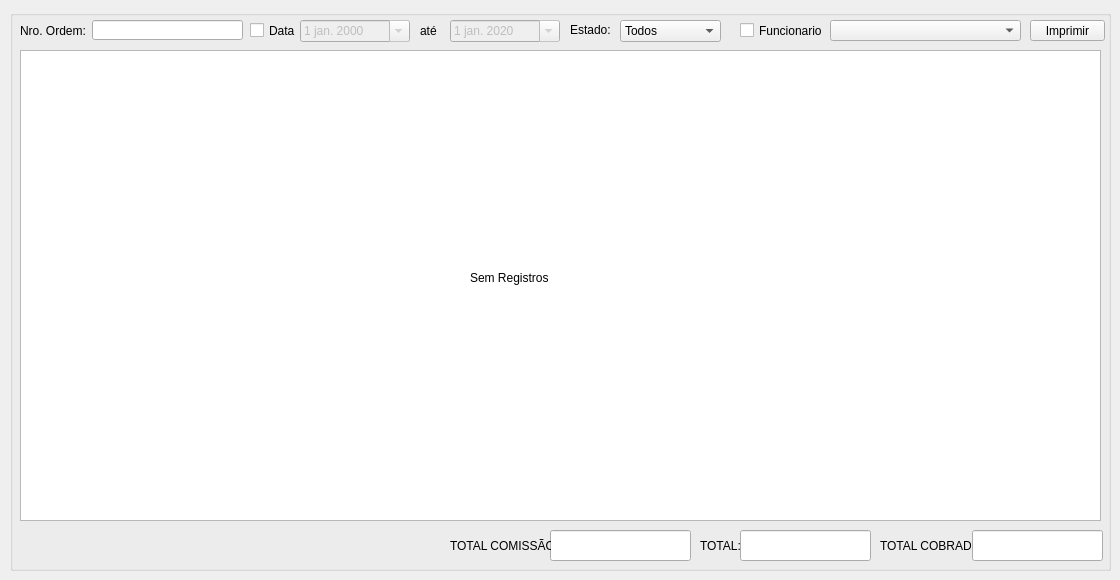
<?xml version="1.0" encoding="UTF-8"?>
<ui version="4.0">
 <class>frmlista</class>
 <widget class="QWidget" name="frmlista">
  <property name="geometry">
   <rect>
    <x>0</x>
    <y>0</y>
    <width>1120</width>
    <height>580</height>
   </rect>
  </property>
  <property name="windowTitle">
   <string>Lista de ordems de serviço</string>
  </property>
  <widget class="QGroupBox" name="groupBox">
   <property name="geometry">
    <rect>
     <x>10</x>
     <y>10</y>
     <width>1101</width>
     <height>561</height>
    </rect>
   </property>
   <property name="title">
    <string/>
   </property>
   <widget class="QTableWidget" name="tabla">
    <property name="geometry">
     <rect>
      <x>10</x>
      <y>40</y>
      <width>1081</width>
      <height>471</height>
     </rect>
    </property>
    <property name="locale">
     <locale language="Portuguese" country="Brazil"/>
    </property>
    <property name="editTriggers">
     <set>QAbstractItemView::NoEditTriggers</set>
    </property>
    <property name="selectionBehavior">
     <enum>QAbstractItemView::SelectRows</enum>
    </property>
    <attribute name="verticalHeaderVisible">
     <bool>false</bool>
    </attribute>
    <attribute name="verticalHeaderHighlightSections">
     <bool>true</bool>
    </attribute>
   </widget>
   <widget class="QComboBox" name="cboestado">
    <property name="geometry">
     <rect>
      <x>610</x>
      <y>10</y>
      <width>101</width>
      <height>22</height>
     </rect>
    </property>
    <property name="locale">
     <locale language="Portuguese" country="Brazil"/>
    </property>
    <item>
     <property name="text">
      <string>Todos</string>
     </property>
    </item>
    <item>
     <property name="text">
      <string>Aberto</string>
     </property>
    </item>
    <item>
     <property name="text">
      <string>Em processo</string>
     </property>
    </item>
    <item>
     <property name="text">
      <string>Concluido</string>
     </property>
    </item>
   </widget>
   <widget class="QDateEdit" name="datemin">
    <property name="enabled">
     <bool>false</bool>
    </property>
    <property name="geometry">
     <rect>
      <x>290</x>
      <y>10</y>
      <width>110</width>
      <height>22</height>
     </rect>
    </property>
    <property name="locale">
     <locale language="Portuguese" country="Brazil"/>
    </property>
    <property name="calendarPopup">
     <bool>true</bool>
    </property>
   </widget>
   <widget class="QDateEdit" name="datemax">
    <property name="enabled">
     <bool>false</bool>
    </property>
    <property name="geometry">
     <rect>
      <x>440</x>
      <y>10</y>
      <width>110</width>
      <height>22</height>
     </rect>
    </property>
    <property name="locale">
     <locale language="Portuguese" country="Brazil"/>
    </property>
    <property name="calendarPopup">
     <bool>true</bool>
    </property>
    <property name="date">
     <date>
      <year>2020</year>
      <month>1</month>
      <day>1</day>
     </date>
    </property>
   </widget>
   <widget class="QCheckBox" name="checkdata">
    <property name="geometry">
     <rect>
      <x>240</x>
      <y>10</y>
      <width>51</width>
      <height>21</height>
     </rect>
    </property>
    <property name="text">
     <string>Data</string>
    </property>
   </widget>
   <widget class="QLabel" name="label">
    <property name="geometry">
     <rect>
      <x>560</x>
      <y>10</y>
      <width>46</width>
      <height>20</height>
     </rect>
    </property>
    <property name="text">
     <string>Estado:</string>
    </property>
   </widget>
   <widget class="QLabel" name="lblsinreg">
    <property name="geometry">
     <rect>
      <x>460</x>
      <y>260</y>
      <width>81</width>
      <height>16</height>
     </rect>
    </property>
    <property name="text">
     <string>Sem Registros</string>
    </property>
   </widget>
   <widget class="QLineEdit" name="txtbuscar">
    <property name="geometry">
     <rect>
      <x>82</x>
      <y>10</y>
      <width>151</width>
      <height>20</height>
     </rect>
    </property>
    <property name="locale">
     <locale language="Portuguese" country="Brazil"/>
    </property>
   </widget>
   <widget class="QLabel" name="label_2">
    <property name="geometry">
     <rect>
      <x>10</x>
      <y>10</y>
      <width>71</width>
      <height>21</height>
     </rect>
    </property>
    <property name="text">
     <string>Nro. Ordem:</string>
    </property>
   </widget>
   <widget class="QLabel" name="label_3">
    <property name="geometry">
     <rect>
      <x>410</x>
      <y>10</y>
      <width>21</width>
      <height>21</height>
     </rect>
    </property>
    <property name="text">
     <string>até</string>
    </property>
   </widget>
   <widget class="QPushButton" name="btnimprimir">
    <property name="geometry">
     <rect>
      <x>1020</x>
      <y>10</y>
      <width>75</width>
      <height>21</height>
     </rect>
    </property>
    <property name="text">
     <string>Imprimir</string>
    </property>
   </widget>
   <widget class="QComboBox" name="cbofuncio">
    <property name="geometry">
     <rect>
      <x>820</x>
      <y>10</y>
      <width>191</width>
      <height>21</height>
     </rect>
    </property>
    <property name="locale">
     <locale language="Portuguese" country="Brazil"/>
    </property>
   </widget>
   <widget class="QLabel" name="lblindice">
    <property name="geometry">
     <rect>
      <x>260</x>
      <y>60</y>
      <width>46</width>
      <height>13</height>
     </rect>
    </property>
    <property name="text">
     <string>TextLabel</string>
    </property>
   </widget>
   <widget class="QCheckBox" name="checkfuncio">
    <property name="geometry">
     <rect>
      <x>730</x>
      <y>10</y>
      <width>91</width>
      <height>21</height>
     </rect>
    </property>
    <property name="text">
     <string>Funcionario</string>
    </property>
   </widget>
   <widget class="QLineEdit" name="totalcobrado">
    <property name="geometry">
     <rect>
      <x>962</x>
      <y>520</y>
      <width>131</width>
      <height>31</height>
     </rect>
    </property>
    <property name="readOnly">
     <bool>true</bool>
    </property>
   </widget>
   <widget class="QLabel" name="label_4">
    <property name="geometry">
     <rect>
      <x>870</x>
      <y>520</y>
      <width>91</width>
      <height>31</height>
     </rect>
    </property>
    <property name="text">
     <string>TOTAL COBRADO:</string>
    </property>
   </widget>
   <widget class="QLineEdit" name="total">
    <property name="geometry">
     <rect>
      <x>730</x>
      <y>520</y>
      <width>131</width>
      <height>31</height>
     </rect>
    </property>
    <property name="text">
     <string/>
    </property>
    <property name="readOnly">
     <bool>true</bool>
    </property>
   </widget>
   <widget class="QLabel" name="label_5">
    <property name="geometry">
     <rect>
      <x>690</x>
      <y>520</y>
      <width>41</width>
      <height>31</height>
     </rect>
    </property>
    <property name="text">
     <string>TOTAL:</string>
    </property>
   </widget>
   <widget class="QLineEdit" name="totalcomissao">
    <property name="geometry">
     <rect>
      <x>540</x>
      <y>520</y>
      <width>141</width>
      <height>31</height>
     </rect>
    </property>
    <property name="readOnly">
     <bool>true</bool>
    </property>
   </widget>
   <widget class="QLabel" name="label_6">
    <property name="geometry">
     <rect>
      <x>440</x>
      <y>520</y>
      <width>101</width>
      <height>31</height>
     </rect>
    </property>
    <property name="text">
     <string>TOTAL COMISSÃO:</string>
    </property>
   </widget>
   <zorder>lblindice</zorder>
   <zorder>tabla</zorder>
   <zorder>cboestado</zorder>
   <zorder>datemin</zorder>
   <zorder>datemax</zorder>
   <zorder>checkdata</zorder>
   <zorder>label</zorder>
   <zorder>lblsinreg</zorder>
   <zorder>txtbuscar</zorder>
   <zorder>label_2</zorder>
   <zorder>label_3</zorder>
   <zorder>btnimprimir</zorder>
   <zorder>cbofuncio</zorder>
   <zorder>checkfuncio</zorder>
   <zorder>totalcobrado</zorder>
   <zorder>label_4</zorder>
   <zorder>total</zorder>
   <zorder>label_5</zorder>
   <zorder>totalcomissao</zorder>
   <zorder>label_6</zorder>
  </widget>
 </widget>
 <tabstops>
  <tabstop>txtbuscar</tabstop>
  <tabstop>checkdata</tabstop>
  <tabstop>datemin</tabstop>
  <tabstop>datemax</tabstop>
  <tabstop>cboestado</tabstop>
  <tabstop>tabla</tabstop>
 </tabstops>
 <resources/>
 <connections>
  <connection>
   <sender>tabla</sender>
   <signal>cellClicked(int,int)</signal>
   <receiver>lblindice</receiver>
   <slot>setNum(int)</slot>
   <hints>
    <hint type="sourcelabel">
     <x>496</x>
     <y>164</y>
    </hint>
    <hint type="destinationlabel">
     <x>432</x>
     <y>5</y>
    </hint>
   </hints>
  </connection>
 </connections>
</ui>
